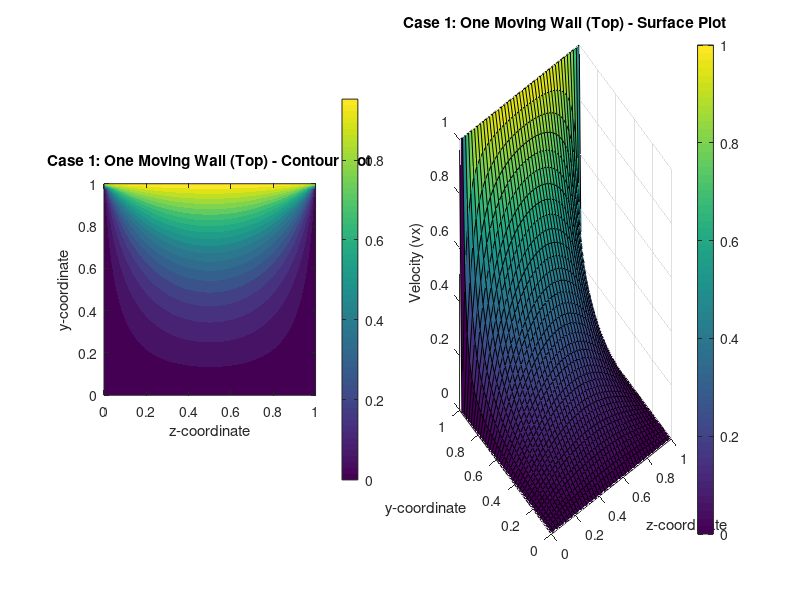
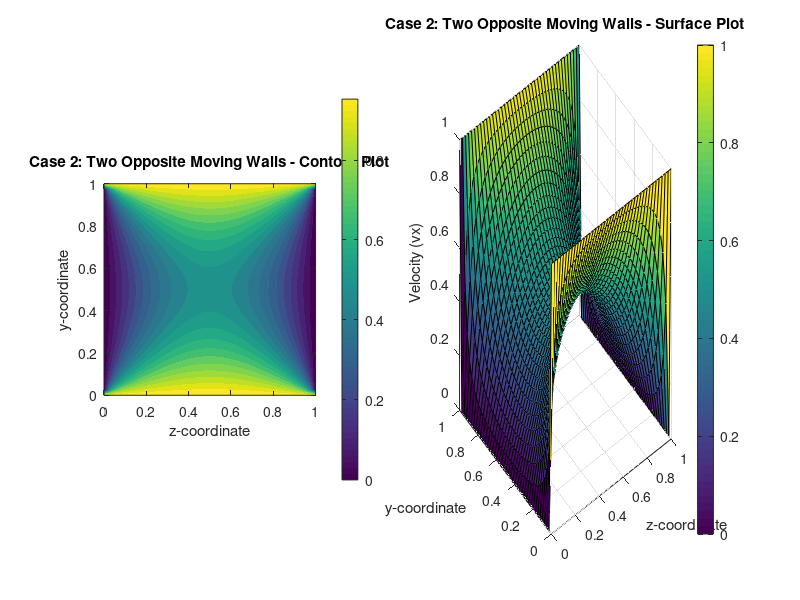
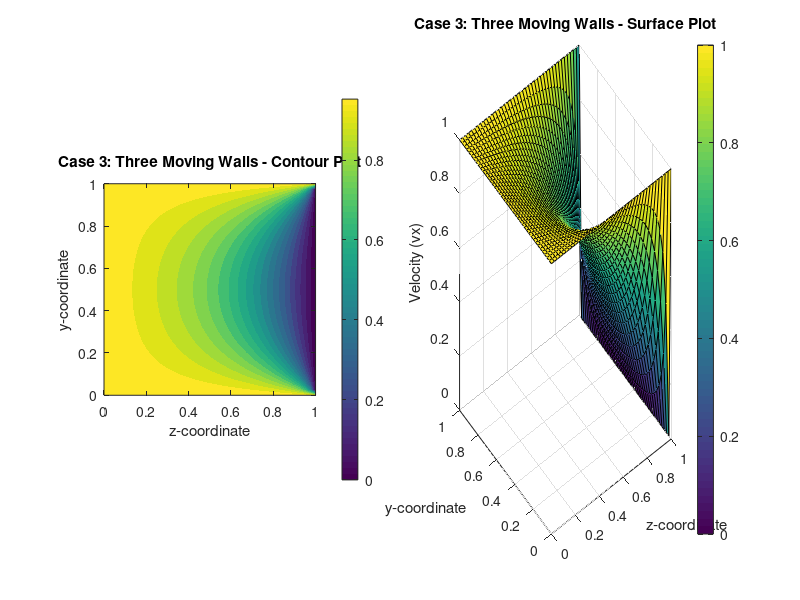
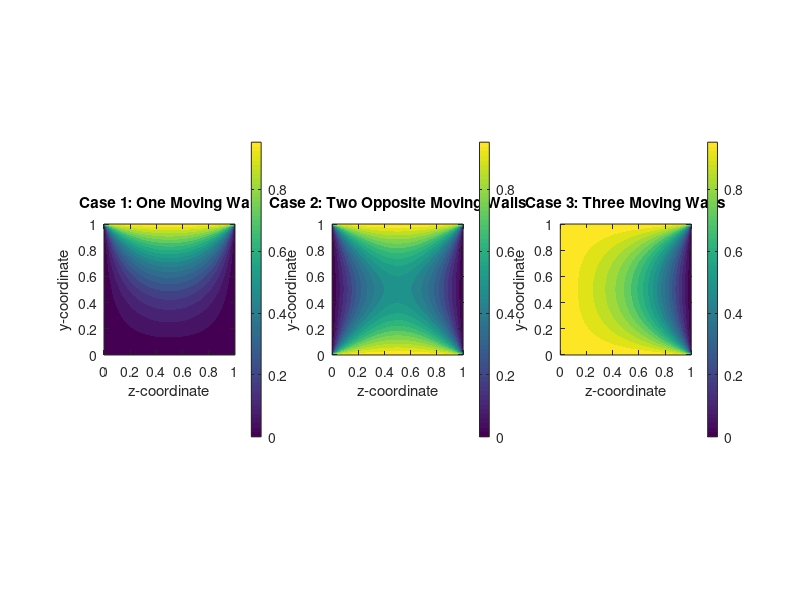

The MATLAB script that drew these images, in order: (Note: this script raises an error after producing the figures.)
%% 2D Finite Difference: Poisson Equation for Fluid Flow in Rectangular Duct
% Problem: Solve ρ = μ(∂²vx/∂y² + ∂²vx/∂z²) for fluid in rectangular duct
% For no pressure gradient: ρ = 0, so ∂²vx/∂y² + ∂²vx/∂z² = 0
% Boundary conditions: vx = 0 (fixed wall) or vx = v0 (moving wall)

clear; clc; close all;

%% Problem Setup
% Domain: rectangular duct [0,Ly] × [0,Lz]
% Equation: ∂²vx/∂y² + ∂²vx/∂z² = 0 (Laplace equation)

%% Grid Parameters
Ny = 41;  % Number of grid points in y-direction
Nz = 41;  % Number of grid points in z-direction
Ly = 1.0; % Duct height
Lz = 1.0; % Duct width
v0 = 1.0; % Velocity of moving walls

% Grid spacing
dy = Ly / (Ny - 1);
dz = Lz / (Nz - 1);
y = linspace(0, Ly, Ny);
z = linspace(0, Lz, Nz);

% Total number of unknowns
N = Ny * Nz;

%% Function to convert 2D indices to 1D
% For node (i,j): index = (j-1)*Ny + i
idx = @(i, j) (j-1)*Ny + i;

%% Matrix Setup for the Laplace Equation
% Discretizing ∂²vx/∂y² + ∂²vx/∂z² = 0
% ∂²vx/∂y² ≈ (vx(i+1,j) - 2*vx(i,j) + vx(i-1,j))/dy²
% ∂²vx/∂z² ≈ (vx(i,j+1) - 2*vx(i,j) + vx(i,j-1))/dz²
% Combined: (vx(i+1,j) - 2*vx(i,j) + vx(i-1,j))/dy² + (vx(i,j+1) - 2*vx(i,j) + vx(i,j-1))/dz² = 0

% Function to set up matrix for given boundary conditions
function [A, b] = setupSystem(Ny, Nz, dy, dz, v_bottom, v_top, v_left, v_right)
    N = Ny * Nz;
    A = sparse(N, N);
    b = zeros(N, 1);
    
    % Convert 2D indices to 1D index
    idx = @(i, j) (j-1)*Ny + i;
    
    for j = 1:Nz
        for i = 1:Ny
            n = idx(i, j);
            
            % Check if this is a boundary node
            if i == 1  % Bottom boundary (y = 0)
                A(n, n) = 1;
                b(n) = v_bottom;
            elseif i == Ny  % Top boundary (y = Ly)
                A(n, n) = 1;
                b(n) = v_top;
            elseif j == 1  % Left boundary (z = 0)
                A(n, n) = 1;
                b(n) = v_left;
            elseif j == Nz  % Right boundary (z = Lz)
                A(n, n) = 1;
                b(n) = v_right;
            else
                % Interior node - apply discretized Laplace equation
                % (vx(i+1,j) - 2*vx(i,j) + vx(i-1,j))/dy² + (vx(i,j+1) - 2*vx(i,j) + vx(i,j-1))/dz² = 0
                
                % Coefficient for vx(i-1,j)
                A(n, idx(i-1, j)) = 1/dy^2;
                
                % Coefficient for vx(i+1,j)
                A(n, idx(i+1, j)) = 1/dy^2;
                
                % Coefficient for vx(i,j-1)
                A(n, idx(i, j-1)) = 1/dz^2;
                
                % Coefficient for vx(i,j+1)
                A(n, idx(i, j+1)) = 1/dz^2;
                
                % Coefficient for vx(i,j)
                A(n, n) = -2 * (1/dy^2 + 1/dz^2);
                
                % Right-hand side is zero for Laplace equation
                b(n) = 0;
            end
        end
    end
end

%% Case 1: One Moving Wall (Top wall moving)
fprintf('Solving Case 1: One Moving Wall (Top)\n');
[A1, b1] = setupSystem(Ny, Nz, dy, dz, 0, v0, 0, 0);  % Bottom=0, Top=v0, Left=0, Right=0
vx1 = A1 \ b1;
vx1_2D = reshape(vx1, Ny, Nz);

%% Case 2: Two Opposite Moving Walls (Top and Bottom)
fprintf('Solving Case 2: Two Opposite Moving Walls (Top and Bottom)\n');
[A2, b2] = setupSystem(Ny, Nz, dy, dz, v0, v0, 0, 0);  % Bottom=v0, Top=v0, Left=0, Right=0
vx2 = A2 \ b2;
vx2_2D = reshape(vx2, Ny, Nz);

%% Case 3: Three Moving Walls (Top, Bottom, and Left)
fprintf('Solving Case 3: Three Moving Walls (Top, Bottom, and Left)\n');
[A3, b3] = setupSystem(Ny, Nz, dy, dz, v0, v0, v0, 0);  % Bottom=v0, Top=v0, Left=v0, Right=0
vx3 = A3 \ b3;
vx3_2D = reshape(vx3, Ny, Nz);

%% Plotting
[Z, Y] = meshgrid(z, y);

% Case 1: One Moving Wall
figure('Position', [100, 100, 1200, 500]);

subplot(1, 2, 1);
contourf(Z, Y, vx1_2D, 20, 'LineColor', 'none');
colorbar;
xlabel('z-coordinate');
ylabel('y-coordinate');
title('Case 1: One Moving Wall (Top) - Contour Plot');
axis equal tight;

subplot(1, 2, 2);
surf(Z, Y, vx1_2D);
colorbar;
xlabel('z-coordinate');
ylabel('y-coordinate');
zlabel('Velocity (vx)');
title('Case 1: One Moving Wall (Top) - Surface Plot');
axis tight;

% Case 2: Two Opposite Moving Walls
figure('Position', [150, 150, 1200, 500]);

subplot(1, 2, 1);
contourf(Z, Y, vx2_2D, 20, 'LineColor', 'none');
colorbar;
xlabel('z-coordinate');
ylabel('y-coordinate');
title('Case 2: Two Opposite Moving Walls - Contour Plot');
axis equal tight;

subplot(1, 2, 2);
surf(Z, Y, vx2_2D);
colorbar;
xlabel('z-coordinate');
ylabel('y-coordinate');
zlabel('Velocity (vx)');
title('Case 2: Two Opposite Moving Walls - Surface Plot');
axis tight;

% Case 3: Three Moving Walls
figure('Position', [200, 200, 1200, 500]);

subplot(1, 2, 1);
contourf(Z, Y, vx3_2D, 20, 'LineColor', 'none');
colorbar;
xlabel('z-coordinate');
ylabel('y-coordinate');
title('Case 3: Three Moving Walls - Contour Plot');
axis equal tight;

subplot(1, 2, 2);
surf(Z, Y, vx3_2D);
colorbar;
xlabel('z-coordinate');
ylabel('y-coordinate');
zlabel('Velocity (vx)');
title('Case 3: Three Moving Walls - Surface Plot');
axis tight;

%% Comparison of all cases
figure('Position', [250, 250, 1200, 400]);

% Contour plots for comparison
subplot(1, 3, 1);
contourf(Z, Y, vx1_2D, 20, 'LineColor', 'none');
colorbar;
xlabel('z-coordinate');
ylabel('y-coordinate');
title('Case 1: One Moving Wall');
axis equal tight;

subplot(1, 3, 2);
contourf(Z, Y, vx2_2D, 20, 'LineColor', 'none');
colorbar;
xlabel('z-coordinate');
ylabel('y-coordinate');
title('Case 2: Two Opposite Moving Walls');
axis equal tight;

subplot(1, 3, 3);
contourf(Z, Y, vx3_2D, 20, 'LineColor', 'none');
colorbar;
xlabel('z-coordinate');
ylabel('y-coordinate');
title('Case 3: Three Moving Walls');
axis equal tight;

sgtitle('Comparison of Velocity Profiles for Different Boundary Conditions');

%% Analysis of results
fprintf('\n=== 2D POISSON EQUATION ANALYSIS ===\n');
fprintf('Grid: %d × %d points\n', Ny, Nz);
fprintf('Domain: [0,%.1f] × [0,%.1f]\n', Ly, Lz);

fprintf('\nMaximum velocities:\n');
fprintf('Case 1 (One moving wall):           vx_max = %.4f\n', max(max(vx1_2D)));
fprintf('Case 2 (Two opposite moving walls): vx_max = %.4f\n', max(max(vx2_2D)));
fprintf('Case 3 (Three moving walls):        vx_max = %.4f\n', max(max(vx3_2D)));

fprintf('\nPhysical Interpretation:\n');
fprintf('- Case 1: Velocity gradient from fixed walls to the moving wall\n');
fprintf('- Case 2: More uniform velocity field due to symmetry\n');
fprintf('- Case 3: Complex flow pattern with three moving boundaries\n');

% Add the verification of the Laplace equation
fprintf('\nVerification (Laplace equation residual at center):\n');
i_center = round(Ny/2); 
j_center = round(Nz/2);

% Function to calculate the Laplacian ∇²vx at a point
laplacian = @(vx_2D, i, j) ((vx_2D(i+1,j) - 2*vx_2D(i,j) + vx_2D(i-1,j))/dy^2) + ...
                           ((vx_2D(i,j+1) - 2*vx_2D(i,j) + vx_2D(i,j-1))/dz^2);

% Check Laplacian at center point for each case
res1 = laplacian(vx1_2D, i_center, j_center);
res2 = laplacian(vx2_2D, i_center, j_center);
res3 = laplacian(vx3_2D, i_center, j_center);

fprintf('Case 1 Laplacian at center: %.2e (should be ≈ 0)\n', res1);
fprintf('Case 2 Laplacian at center: %.2e (should be ≈ 0)\n', res2);
fprintf('Case 3 Laplacian at center: %.2e (should be ≈ 0)\n', res3);
